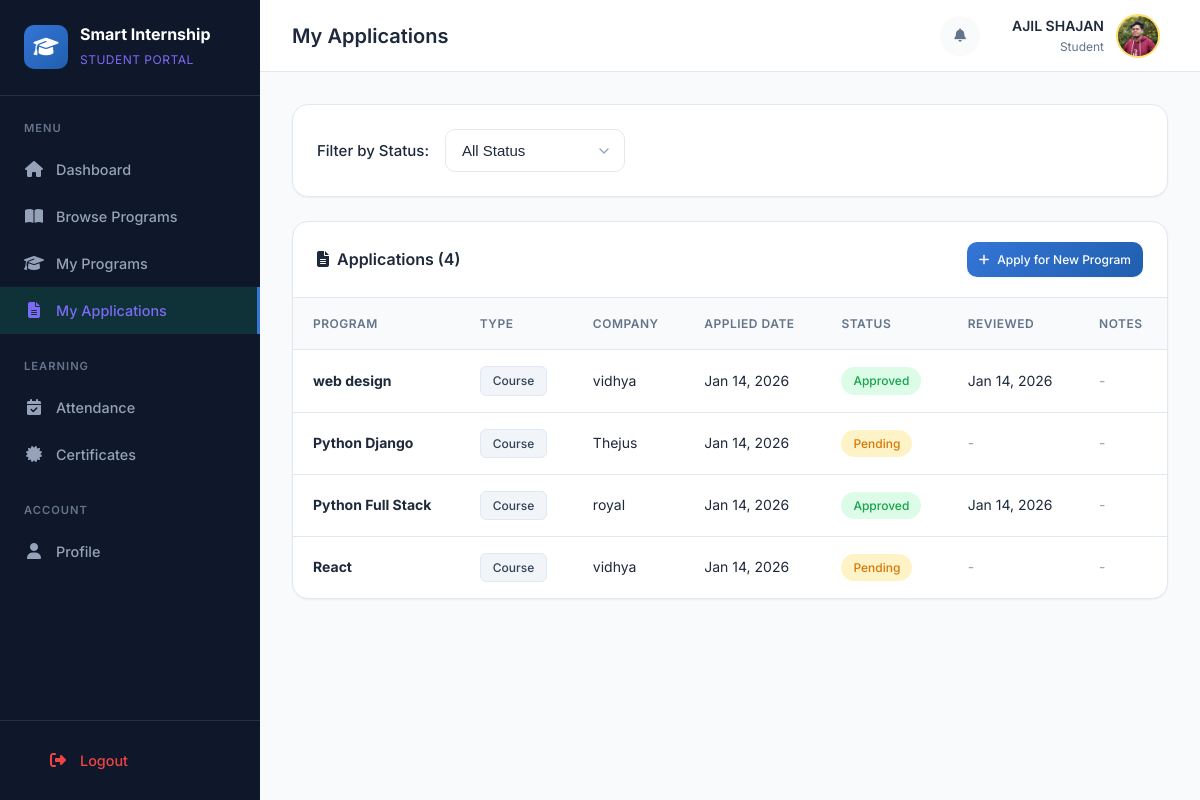
The page /student/applications/ (signed in) on the database its author committed.
### accounts/models.py (models this page shows, shortened)
class User(AbstractUser):
    ROLE_CHOICES = (
        ('ADMIN', 'Admin'),
        ('COORDINATOR', 'HR Coordinator'),
        ('STUDENT', 'Student'),
    )
    APPROVAL_STATUS_CHOICES = (
        ('PENDING', 'Pending Approval'),
        ('APPROVED', 'Approved'),
        ('REJECTED', 'Rejected'),
    )
    role = models.CharField(max_length=20, choices=ROLE_CHOICES, default='STUDENT')
    phone = models.CharField(max_length=15, blank=True, null=True)
    address = models.TextField(blank=True, null=True)
    profile_picture = models.ImageField(upload_to='profiles/', blank=True, null=True)
    institution = models.ForeignKey(
        'institutions.Institution',
        on_delete=models.SET_NULL,
        null=True,
        blank=True,
        related_name='users'
    )
    qualification = models.CharField(max_length=255, blank=True, null=True, help_text="Student's highest qualification")
    is_active = models.BooleanField(default=True)
    approval_status = models.CharField(
        max_length=20,
        choices=APPROVAL_STATUS_CHOICES,
        default='APPROVED',  # Default to APPROVED for admin/coordinator, will be PENDING for students
        help_text='Approval status for student registrations'
    )
    approved_by = models.ForeignKey(
        'self',
        on_delete=models.SET_NULL,
        null=True,
        blank=True,
        related_name='approved_students',
        help_text='Coordinator or Admin who approved/rejected this user'
    )
    approval_date = models.DateTimeField(null=True, blank=True)
    rejection_reason = models.TextField(blank=True, null=True, help_text='Reason for rejection if rejected')
    created_at = models.DateTimeField(auto_now_add=True)
    updated_at = models.DateTimeField(auto_now=True)
    class Meta:
        verbose_name = 'User'
        verbose_name_plural = 'Users'

### applications/models.py (models this page shows, shortened)
class Application(models.Model):
    STATUS_CHOICES = [
        ('PENDING', 'Pending'),
        ('APPROVED', 'Approved'),
        ('REJECTED', 'Rejected'),
        ('WITHDRAWN', 'Withdrawn'),
    ]
    student = models.ForeignKey(
        settings.AUTH_USER_MODEL,
        on_delete=models.CASCADE,
        limit_choices_to={'role': 'STUDENT'},
        related_name='applications'
    )
    course = models.ForeignKey(Course, null=True, blank=True, on_delete=models.CASCADE)
    internship = models.ForeignKey(Internship, null=True, blank=True, on_delete=models.CASCADE)
    status = models.CharField(max_length=20, choices=STATUS_CHOICES, default='PENDING')
    applied_at = models.DateTimeField(auto_now_add=True)
    reviewed_at = models.DateTimeField(blank=True, null=True)
    reviewed_by = models.ForeignKey(
        settings.AUTH_USER_MODEL,
        on_delete=models.SET_NULL,
        null=True,
        blank=True,
        related_name='reviewed_applications'
    )
    notes = models.TextField(blank=True, null=True, help_text="Notes from reviewer")
    student_remarks = models.TextField(blank=True, null=True, help_text="Remarks from student")
    class Meta:
        verbose_name = 'Application'
        verbose_name_plural = 'Applications'
        ordering = ['-applied_at']
    @property
    def program_name(self):
        if self.course:
            return self.course.name
        elif self.internship:
            return self.internship.title
        return 'N/A'
    @property
    def program_type(self):
        if self.course:
            return 'Course'
        elif self.internship:
            return 'Internship'
        return 'N/A'

### courses/models.py (models this page shows, shortened)
class Course(models.Model):
    name = models.CharField(max_length=200)
    description = models.TextField(blank=True, null=True)
    institution = models.ForeignKey(Institution, on_delete=models.CASCADE)
    coordinator = models.ForeignKey(
        settings.AUTH_USER_MODEL,
        on_delete=models.SET_NULL,
        null=True,
        blank=True,
        limit_choices_to={'role': 'COORDINATOR'},
        related_name='coordinated_courses'
    )
    CATEGORY_CHOICES = (
        ('WEB', 'Web Development'),
        ('PYTHON', 'Python Programming'),
        ('DATA', 'Data Science'),
        ('AI', 'Artificial Intelligence'),
        ('APP', 'App Development'),
        ('CYBER', 'Cyber Security'),
        ('DESIGN', 'UI/UX Design'),
        ('OTHER', 'Other'),
    )
    category = models.CharField(max_length=20, choices=CATEGORY_CHOICES, default='OTHER')
    duration_days = models.IntegerField(default=30, help_text="Duration in days")
    max_students = models.IntegerField(default=50)
    start_date = models.DateField(blank=True, null=True)
    end_date = models.DateField(blank=True, null=True)
    eligibility = models.TextField(blank=True, null=True, help_text="Eligibility criteria")
    is_active = models.BooleanField(default=True)
    created_at = models.DateTimeField(auto_now_add=True)
    updated_at = models.DateTimeField(auto_now=True)
    class Meta:
        verbose_name = 'Course'
        verbose_name_plural = 'Courses'
        ordering = ['-created_at']

### institutions/models.py (models this page shows, shortened)
class Institution(models.Model):
    name = models.CharField(max_length=200, verbose_name='Company Name')
    location = models.CharField(max_length=200)
    address = models.TextField(blank=True, null=True)
    phone = models.CharField(max_length=15, blank=True, null=True, verbose_name='Company Phone')
    email = models.EmailField(blank=True, null=True, verbose_name='Company Email')
    website = models.URLField(blank=True, null=True)
    logo = models.ImageField(upload_to='companies/', blank=True, null=True)
    description = models.TextField(blank=True, null=True)
    hr_coordinator_name = models.CharField(max_length=200, blank=True, null=True, verbose_name='HR Coordinator Name')
    hr_coordinator_phone = models.CharField(max_length=15, blank=True, null=True, verbose_name='HR Coordinator Phone')
    hr_coordinator_email = models.EmailField(blank=True, null=True, verbose_name='HR Coordinator Email')
    coordinator = models.ForeignKey(
        settings.AUTH_USER_MODEL,
        on_delete=models.SET_NULL,
        null=True,
        blank=True,
        limit_choices_to={'role': 'COORDINATOR'},
        related_name='managed_companies'
    )
    is_active = models.BooleanField(default=True)
    created_at = models.DateTimeField(auto_now_add=True)
    updated_at = models.DateTimeField(auto_now=True)
    class Meta:
        verbose_name = 'Company'
        verbose_name_plural = 'Companies'
        ordering = ['name']

### accounts/student_views.py (the view)
# urls.py: path('applications/', student_views.my_applications, name='applications'),
@student_required
def my_applications(request):
    student = request.user
    status_filter = request.GET.get('status', 'all')
    applications = Application.objects.filter(
        student=student
    ).filter(
        Q(course__is_active=True) | Q(internship__is_active=True) | Q(course__isnull=True, internship__isnull=True)
    ).order_by('-applied_at')
    if status_filter != 'all':
        applications = applications.filter(status=status_filter.upper())
    context = {
        'applications': applications,
        'status_filter': status_filter,
    }
    return render(request, 'student/applications.html', context)

### templates/student/applications.html (shortened to what this page needs)
{% extends 'student/base.html' %}
{% block page_title %}My Applications{% endblock %}
{% block content %}
<div class="card" style="margin-bottom: var(--space-6);">
    <div class="card-body">
        <form method="get" style="display: flex; gap: var(--space-4); align-items: center;">
            <label style="font-weight: 500;">Filter by Status:</label>
            <select name="status" class="form-control" style="width: 180px; padding: var(--space-3) var(--space-4); border: 1px solid var(--border-light); border-radius: var(--radius-md);" onchange="this.form.submit()">
                <option value="all" {% if status_filter == 'all' %}selected{% endif %}>All Status</option>
            </select>
        </form>
    </div>
</div>
<div class="card">
    <div class="card-header">
        <h3 class="card-title"><i class="fas fa-file-alt" style="margin-right: 8px;"></i>Applications ({{ applications|length }})</h3>
        <a href="{% url 'student:programs' %}" class="btn btn-primary btn-sm">
            <i class="fas fa-plus"></i> Apply for New Program
        </a>
    </div>
    <div class="card-body" style="padding: 0;">
        {% if applications %}
        <div class="table-container">
            <table class="data-table">
                <thead>
                    <tr>
                        <th>Program</th>
                        <th>Type</th>
                        <th>Company</th>
                        <th>Applied Date</th>
                        <th>Status</th>
                        <th>Reviewed</th>
                        <th>Notes</th>
                    </tr>
                </thead>
                <tbody>
                    {% for app in applications %}
                    <tr>
                        <td>
                            <strong>{{ app.program_name }}</strong>
                        </td>
                        <td>
                            <span class="tag">{{ app.program_type }}</span>
                        </td>
                        <td>
                            {% if app.course %}{{ app.course.institution.name }}{% elif app.internship %}{{ app.internship.institution.name }}{% else %}-{% endif %}
                        </td>
                        <td>{{ app.applied_at|date:"M d, Y" }}</td>
                        <td>
                            <span class="badge
                                {% if app.status == 'APPROVED' %}badge-success
                                {% elif app.status == 'PENDING' %}badge-warning
                                {% elif app.status == 'REJECTED' %}badge-error
                                {% else %}badge-neutral{% endif %}">
                                {{ app.get_status_display }}
                            </span>
                        </td>
                        <td>
                            {% if app.reviewed_at %}
                                {{ app.reviewed_at|date:"M d, Y" }}
                            {% else %}
                                <span style="color: var(--text-muted);">-</span>
                            {% endif %}
                        </td>
                        <td>
                            {% if app.notes %}
                                <span title="{{ app.notes }}" style="cursor: pointer;">
                                    <i class="fas fa-comment" style="color: var(--info);"></i>
                                </span>
                            {% else %}
                                <span style="color: var(--text-muted);">-</span>
                            {% endif %}
                        </td>
                    </tr>
                    {% endfor %}
                </tbody>
            </table>
        </div>
        {% endif %}
    </div>
</div>
{% endblock %}

### templates/student/base.html (shortened to what this page needs)
{% load static %}
<!DOCTYPE html>
<html lang="en">
<head>
    <link rel="stylesheet" href="https://cdnjs.cloudflare.com/ajax/libs/font-awesome/6.4.2/css/all.min.css">
    <link rel="stylesheet" href="{% static 'css/style.css' %}">
</head>
<body>
    <div class="app-layout">
        <aside class="sidebar">
            <div class="sidebar-header">
                <div class="sidebar-logo">
                    <div class="sidebar-logo-icon">
                        <i class="fas fa-graduation-cap"></i>
                    </div>
                    <div class="sidebar-logo-text">
                        <h1>Smart Internship</h1>
                        <span>Student Portal</span>
                    </div>
                </div>
            </div>
            <nav class="sidebar-nav">
                <div class="nav-section">
                    <div class="nav-section-title">Menu</div>
                    <a href="{% url 'student:dashboard' %}" class="nav-item {% if request.resolver_match.url_name == 'dashboard' %}active{% endif %}">
                        <i class="fas fa-home"></i>
                        <span>Dashboard</span>
                    </a>
                    <a href="{% url 'student:programs' %}" class="nav-item {% if request.resolver_match.url_name == 'programs' or request.resolver_match.url_name == 'search' %}active{% endif %}">
                        <i class="fas fa-book-open"></i>
                        <span>Browse Programs</span>
                    </a>
                    <a href="{% url 'student:my_programs' %}" class="nav-item {% if request.resolver_match.url_name == 'my_programs' %}active{% endif %}">
                        <i class="fas fa-graduation-cap"></i>
                        <span>My Programs</span>
                    </a>
                    <a href="{% url 'student:applications' %}" class="nav-item {% if request.resolver_match.url_name == 'applications' %}active{% endif %}">
                        <i class="fas fa-file-alt"></i>
                        <span>My Applications</span>
                    </a>
                </div>
                <div class="nav-section">
                    <div class="nav-section-title">Learning</div>
                    <a href="{% url 'student:attendance' %}" class="nav-item {% if request.resolver_match.url_name == 'attendance' %}active{% endif %}">
                        <i class="fas fa-calendar-check"></i>
                        <span>Attendance</span>
                    </a>
                    <a href="{% url 'student:certificates' %}" class="nav-item {% if request.resolver_match.url_name == 'certificates' %}active{% endif %}">
                        <i class="fas fa-certificate"></i>
                        <span>Certificates</span>
                    </a>
                </div>
                <div class="nav-section">
                    <div class="nav-section-title">Account</div>
                    <a href="{% url 'student:profile' %}" class="nav-item {% if request.resolver_match.url_name == 'profile' %}active{% endif %}">
                        <i class="fas fa-user"></i>
                        <span>Profile</span>
                    </a>
                </div>
            </nav>
            <div class="sidebar-footer">
                <a href="{% url 'logout' %}" class="nav-item logout">
                    <i class="fas fa-sign-out-alt"></i>
                    <span>Logout</span>
                </a>
            </div>
        </aside>
        <main class="main-content">
            <header class="header">
                <div class="header-left">
                    <h2 class="page-title">{% block page_title %}Dashboard{% endblock %}</h2>
                </div>
                <div class="header-right">
                    <div class="header-actions">
                        <button class="header-btn">
                            <i class="fas fa-bell"></i>
                        </button>
                    </div>
                    <div class="user-menu">
                        <div class="user-info">
                            <div class="user-name">{{ request.user.get_full_name|default:request.user.username }}</div>
                            <div class="user-role">Student</div>
                        </div>
                        <div class="user-avatar">
                            {% if request.user.profile_picture %}
                                <img src="{{ request.user.profile_picture.url }}" alt="Avatar" style="width:100%;height:100%;border-radius:50%;object-fit:cover;">
                            {% else %}
                                {{ request.user.username|slice:":1"|upper }}
                            {% endif %}
                        </div>
                    </div>
                </div>
            </header>
            <div class="page-content">
                {% block content %}{% endblock %}
            </div>
        </main>
    </div>
</body>
</html>

### templates/student/base.html (style rules this page uses)
* { -ms-overflow-style: none; scrollbar-width: none; }

### rows shown on the page
User: user.get_full_name "AJIL SHAJAN", user.profile_picture (picture)
Application: program_name "web design", program_type "Course", course.institution.name "vidhya", applied_at "Jan 14, 2026", status "Approved", reviewed_at "Jan 14, 2026"
Application: program_name "Python Django", program_type "Course", course.institution.name "Thejus", applied_at "Jan 14, 2026", status "Pending"
Application: program_name "Python Full Stack", program_type "Course", course.institution.name "royal", applied_at "Jan 14, 2026", status "Approved", reviewed_at "Jan 14, 2026"
Application: program_name "React", program_type "Course", course.institution.name "vidhya", applied_at "Jan 14, 2026", status "Pending"

### other values the page prints
{{ applications|length }} "4"
